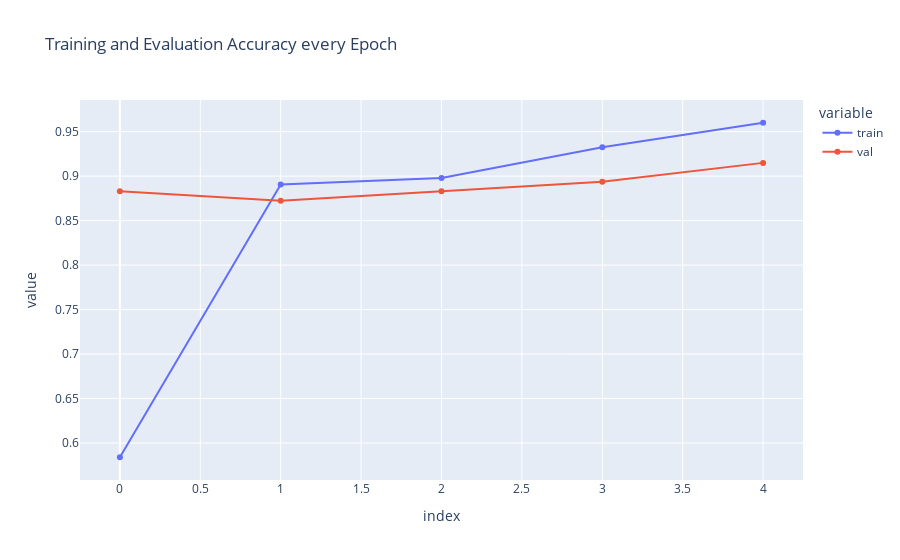

Notebook cell for this chart:
### Code cell
from plotly.offline import iplot, init_notebook_mode
import plotly.express as px
import pandas as pd

init_notebook_mode(connected=True)

acc = pd.DataFrame({'train': history.history['acc'], 'val': history.history['val_acc']})

fig = px.line(acc, x=acc.index, y=acc.columns[0::], title='Training and Evaluation Accuracy every Epoch', markers=True)
fig.show()

### Figure 1 — Plotly figure (JSON) as saved in the notebook; plotly's stock layout.template omitted (floating-point values rounded to 4 significant figures)
{"data": [{"hovertemplate": "variable=train<br>index=%{x}<br>value=%{y}<extra></extra>", "legendgroup": "train", "line": {"color": "#636efa", "dash": "solid"}, "marker": {"symbol": "circle"}, "mode": "markers+lines", "name": "train", "orientation": "v", "showlegend": true, "x": [0, 1, 2, 3, 4], "xaxis": "x", "y": [0.584, 0.8907, 0.8978, 0.9324, 0.96], "yaxis": "y", "type": "scatter"}, {"hovertemplate": "variable=val<br>index=%{x}<br>value=%{y}<extra></extra>", "legendgroup": "val", "line": {"color": "#EF553B", "dash": "solid"}, "marker": {"symbol": "circle"}, "mode": "markers+lines", "name": "val", "orientation": "v", "showlegend": true, "x": [0, 1, 2, 3, 4], "xaxis": "x", "y": [0.883, 0.8723, 0.883, 0.8936, 0.9149], "yaxis": "y", "type": "scatter"}], "layout": {"xaxis": {"anchor": "y", "domain": [0, 1], "title": {"text": "index"}}, "yaxis": {"anchor": "x", "domain": [0, 1], "title": {"text": "value"}}, "legend": {"title": {"text": "variable"}, "tracegroupgap": 0}, "title": {"text": "Training and Evaluation Accuracy every Epoch"}}}
